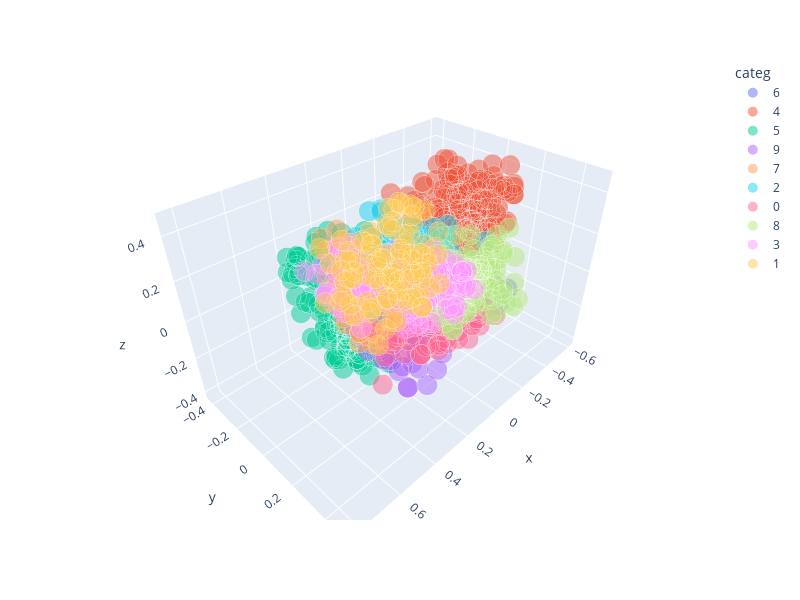

Notebook cell for this chart:
### Code cell
plot_3d(df=dolly_cqa_df_2, categories='w_kmeans', embeddings='w_embeddings', reduction='PCA' )
